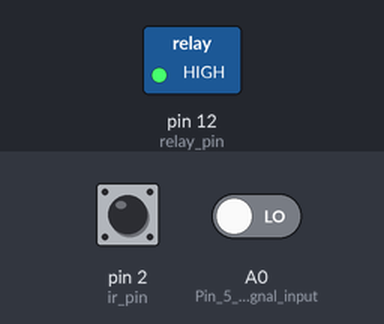
This sketch was run on a simulated Arduino Uno, built with avr-gcc and run on an emulated ATmega328P. On the bench: switched loads named in the sketch (green lamp = pin HIGH). The inputs (shaded band) are chosen by the test bench; at power-on: pin 2 (ir_pin) LOW, A0 (Pin_5_as_signal_input) LOW.

Above: at 1.2 s.
1.3 s: pin 2 (ir_pin) pulsed HIGH 2 times (0.12 s each, 0.3 s apart)
At 2.6 s:
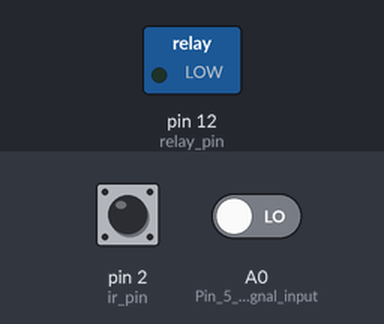
Timing chart, 0 to 4.3 s (numbered marks = the images above; inputs shaded):
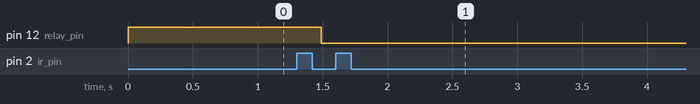

Measured:
- after the input at 1.3 s, pin 12 (relay_pin): HIGH → LOW after 0.19 s

The sketch:

kitchen.ino
```cpp
int relay_pin = 12;
int ir_pin=2;
volatile byte toogle_on_off = 0;
volatile int delta = 70;

void setup()  {

  Serial.begin(9600); //Start serial communication boud rate at 9600
  pinMode(ir_pin,INPUT); //Pin 5 as signal input
  pinMode(A0,INPUT); //Pin 5 as signal input

  pinMode(relay_pin, OUTPUT);
  digitalWrite(relay_pin, HIGH);

  attachInterrupt(0, toogle, FALLING);

}
void loop()  {
  // Serial.print(digitalRead(ir_pin));
  // Serial.println(digitalRead(A0));

  if (toogle_on_off == 1){
    delay(delta);

    if ((digitalRead(ir_pin) == HIGH) || (digitalRead(A0) == HIGH)) {
      toogle_on_off = 0;
      return;
    }

    digitalWrite(relay_pin, !digitalRead(relay_pin));
    delay(1000);
    toogle_on_off = 0;
  }
}

void toogle() {
  if ((digitalRead(ir_pin) == LOW) && (digitalRead(A0) == LOW)){
    toogle_on_off = 1;
  }
}
```
